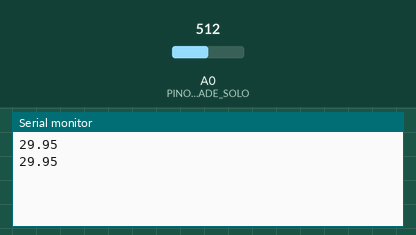
A sketch run on a simulated Arduino Uno, built with avr-gcc and run on an emulated ATmega328P. Parts: the last lines printed to the serial monitor. The test bench sets the inputs (shaded band); at power-on: A0 (PINO_SENSOR_UMIDADE_SOLO) = 512.

Above: at 1.8 s.
1.9 s: A0 (PINO_SENSOR_UMIDADE_SOLO) set to 716
At 2.5 s:
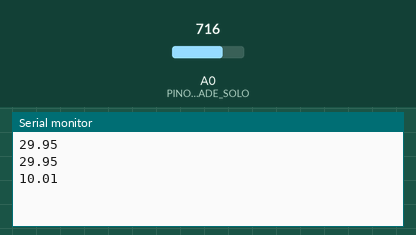
3.4 s: A0 (PINO_SENSOR_UMIDADE_SOLO) set to 900
At 4.8 s:
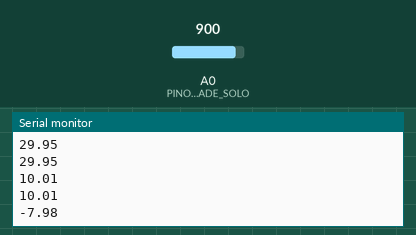
Timing chart, 0 to 6.4 s (numbered marks = the images above; inputs shaded):
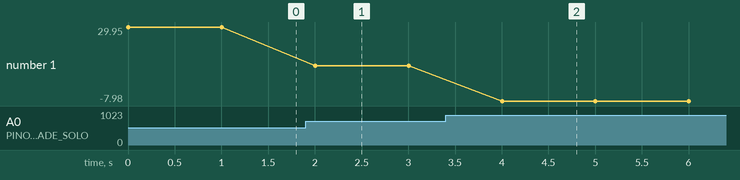

The sketch:

codigo-arduino.ino.ino
```cpp
const int PINO_SENSOR_UMIDADE_SOLO = A0; // defino a porta analogica que será utilizada

void setup() { // funcao que sera executada uma vez
  Serial.begin(9600); // inicia a comunicação serial em 9600 baunds
  pinMode(PINO_SENSOR_UMIDADE_SOLO, INPUT); // defino que aquele pino sera utilizado para entrada de dados
}

void loop() { // funcao que sera executada em loop
  int leituraSensor = analogRead(PINO_SENSOR_UMIDADE_SOLO); // leitura analogica da porta A0
  int maximo = 40;
  int minimo = 30;
  float porcentagemUmidade = ((1 - (leituraSensor / 1023.0)) * 100) - 20;
   // faz o calculo para converter a unidade de medida padrao para porcentagem de umidade do solo


  Serial.println(porcentagemUmidade);


  delay(1000); // tempo de 1 segundo para realizar a proxima leitura
}
```

Measured:
- after the input at 1.9 s, the serial monitor: prints a new line after 0.10 s (image 1)
- after the input at 3.4 s, the serial monitor: prints a new line after 0.60 s (image 2)
- plotted number 1: 29.95 → 10.01 after the input at 1.9 s, 10.01 → -7.98 after the input at 3.4 s
